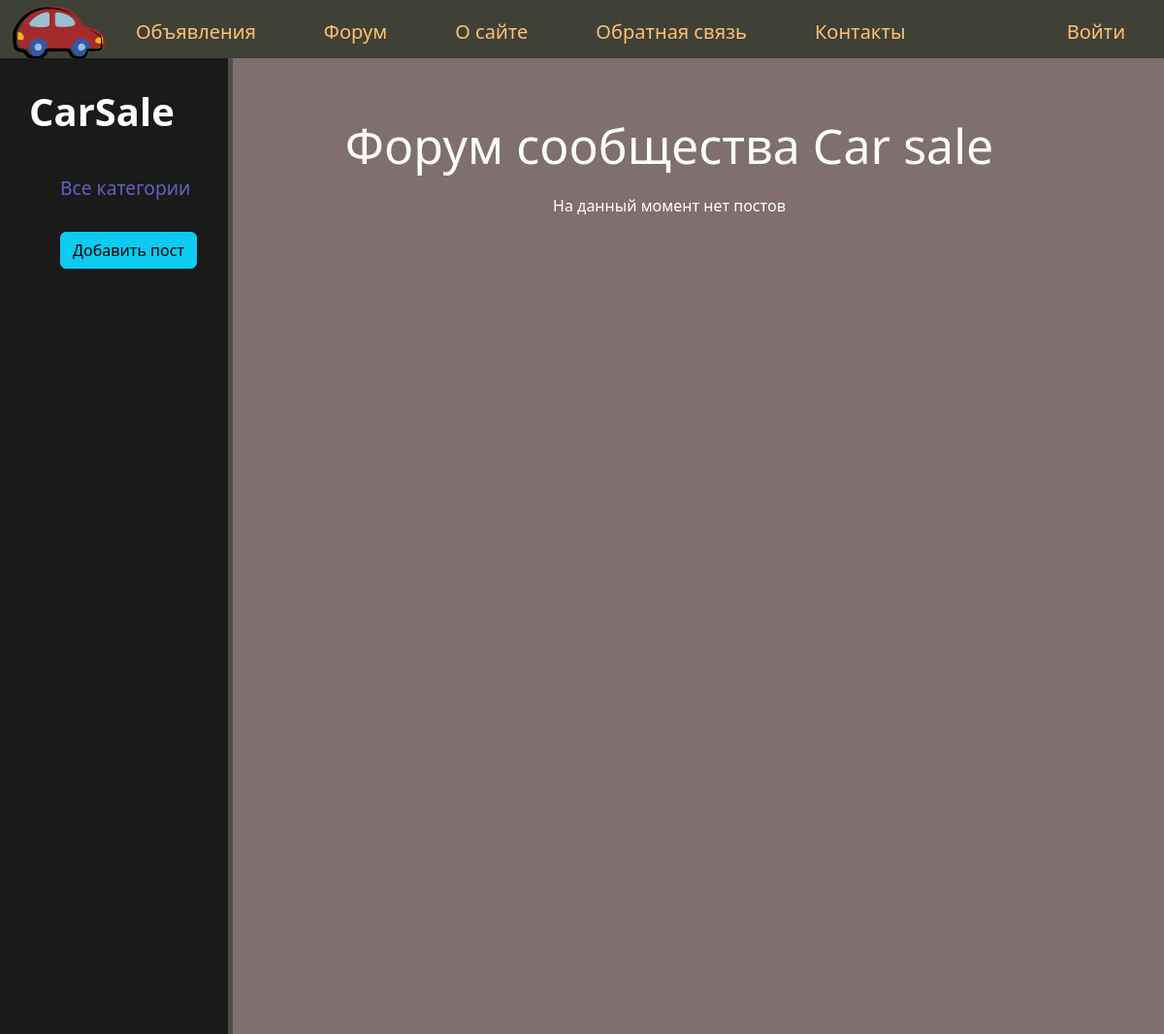
Before: /forum/ (upper part) with the older database file.
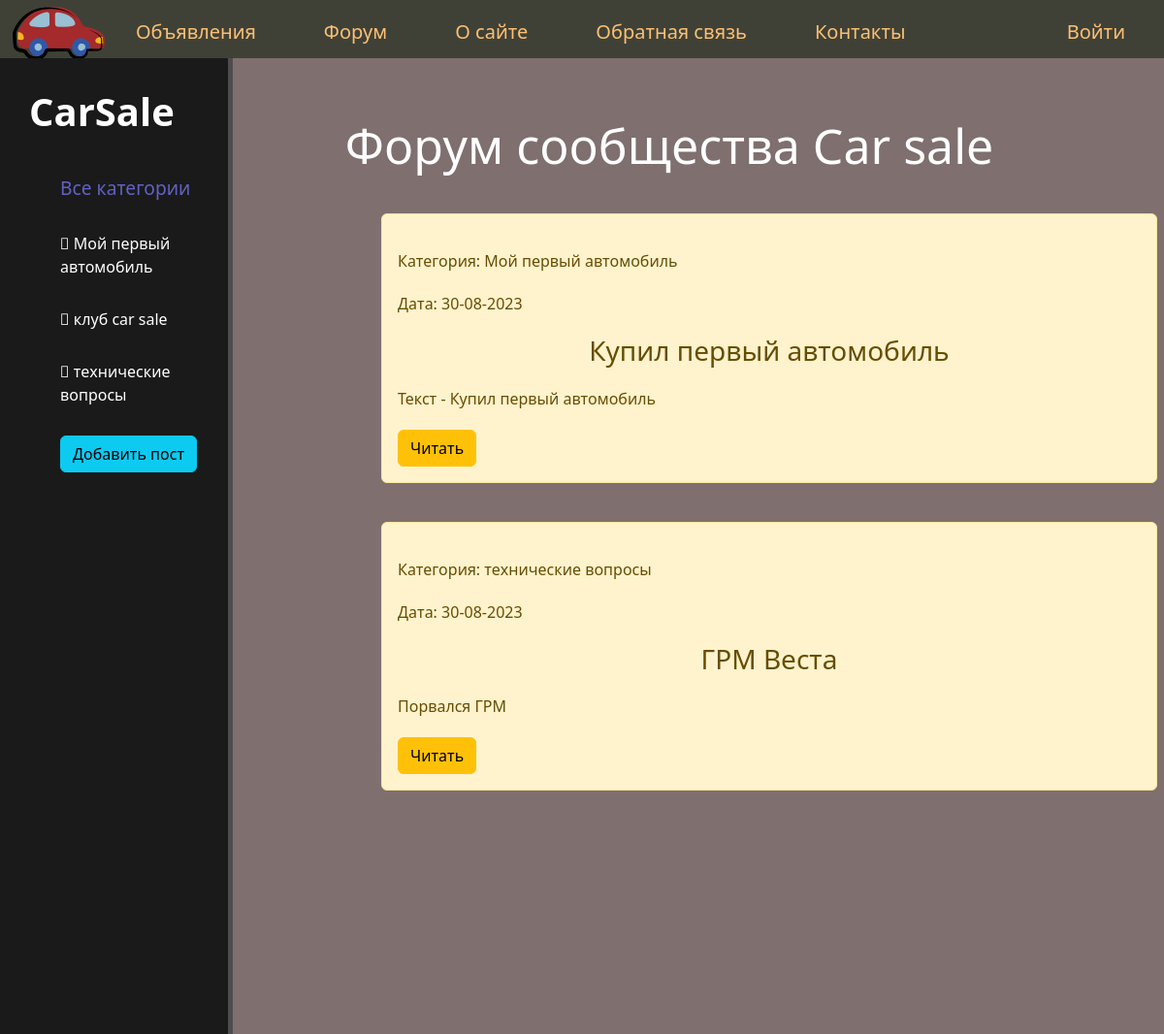
After: the same page with the newer database file.
### forum/models.py (models this page shows, shortened)
class Category_forum(models.Model):
    name = models.CharField(
        max_length=100, db_index=True, verbose_name='название темы'
    )
    slug = models.SlugField(
        max_length=255, unique=True, db_index=True, verbose_name="url"
        )
    def get_absolute_url(self):
        return reverse('forum:category', kwargs={'cat_slug': self.slug})
    def __str__(self):
        return self.name
    class Meta:
        verbose_name = 'Категория форума'
        verbose_name_plural = 'Категории форума'

class Forum(models.Model):
    title = models.CharField(max_length=255, verbose_name='название поста')
    slug = models.SlugField(
        max_length=255, unique=True, db_index=True, verbose_name="url"
        )
    text = models.TextField(max_length=2000, verbose_name='текс поста')
    photo = models.ImageField(
        upload_to="photos/%Y/%m/%d/", verbose_name='фото автомобиля',
        blank=True,
    )
    time_create = models.DateTimeField(auto_now_add=True, null=True)
    time_update = models.DateTimeField(auto_now=True, null=True)
    is_published = models.BooleanField(default=True)
    cat = models.ForeignKey('Category_forum', on_delete=models.PROTECT)
    class Meta:
        verbose_name = 'Форум'
        verbose_name_plural = 'Форум'

### forum/views.py (the view)
# urls.py: path('forum/', include('forum.urls', namespace='forum')),
def forum(request):
    posts = Forum.objects.all()
    context = {
        'title': 'Форум сообщества Car sale',
        'menu': menu,
        'posts': posts,
        'cat_selected': 0,
        'flag_post': 'post',
    }
    return render(request, 'forum/forum.html', context)

### car/templatetags/car_tags.py (called while the page is built)
@register.inclusion_tag('forum/show_category.html')
def show_categories(sort=None, cat_selected=0):
    if not sort:
        cats = Category_forum.objects.all()
    else:
        cats = Category_forum.objects.order_by(sort)
    return {'cats': cats, 'cat_selected': cat_selected}

@register.inclusion_tag('menu.html')
def menu(menu):
    return {'menu': menu}

### car/templates/forum/forum.html (shortened to what this page needs)
{% extends 'base.html' %}
{% block content %}
	<div class="features">
		<h1>{{ title }}</h1>
		{% if posts %}
			{% for post in posts %}
					<div class="alert alert-warning">
						<p class "first">Категория: {{ post.cat }}</p>
						<p class "last">Дата: {{ post.time_update|date:'d-m-Y' }}</p>
					<h3>{{ post.title }} </h3>
					<p> {{ post.text|linebreaks|truncatewords:50 }} </p>
					<a href="{% url 'forum:post_detail' post.slug %}" class="btn btn-warning">Читать</a>
					</div>
			{% endfor %}
		{% else %}
				На данный момент нет постов
		{% endif %}
	</div>
{% endblock %}

### car/templates/base.html (shortened to what this page needs)
{% load static %}
{% load car_tags %}
<!doctype html>
<html lang='ru'>
<head>
    <link rel='stylesheet' href="https://cdn.jsdelivr.net/npm/bootstrap@5.3.0/dist/css/bootstrap.min.css" rel="stylesheet">
    <link rel='stylesheet' href="{% static 'car/css/car.css' %}">
    <link rel='stylesheet' href="https://use.fontawesome.com/releases/v5.8.2/css/all.css">
</head>
<body>
    {% block mainmenu %}
		<div class="header">
			<ul id="mainmenu" class="mainmenu">
            <li class="logo"><a href="{% url 'car:home' %}"><div class="logo"></div></a></li>
            {% menu menu=menu %}
                    </ul>
        </div>
    {% endblock mainmenu %}
    <aside>
        <a href="{% url 'car:home' %}" class='logocar'>CarSale</a>
            <ul>
                {% if flag_post %}
                    {% if cat_selected == 0 %}
                        <a><li><span class="selected"> Все категории </span></li></a>
                    {% else %}
                        <a href="{% url 'forum:forum' %}"><li><i class="fa-solid fa-car-side"></i> Все категории </li></a>
                    {% endif %}
                    {% show_categories 'name' cat_selected %}
                    <a href="{% url 'car:add' %}"><li><button class="btn btn-info">Добавить пост</li></a>
                {% endif %}
            </ul>
    </aside>
    <main>
        {% block content %}
        {% endblock %}
    </main>
</body>
</html>

### car/templates/menu.html
{% for m in menu %}
    {% if not forloop.last %}
        <li><a href="{% url m.url_name %}">{{m.title}}</a></li>
    {% else %}
        <li class="last"><a href="{% url m.url_name %}">{{m.title}}</a></li>
    {% endif %}
{% endfor %}

### car/templates/forum/show_category.html
{% for cat in cats %}
	{% if cat.slug == cat_selected %}
		<a ><li><span class="selected"> {{ cat.name }} </span></li></a>
	{% else %}
		<a href="{{ cat.get_absolute_url }}"><li><i class="fa-solid fa-car-side"></i> {{ cat.name }} </li></a>
	{% endif %}
{% endfor %}

### car/static/car/css/car.css (style rules this page uses)
body { background: #7f6f6f; }
aside { float: left; background: #1a1a1a; width: 20%; padding: 2.5%; height: 1000svh; color: #fff; border-right: 5px solid #4d4d4d; }
aside { width: 800 px; float: left; }
aside .logocar { font-size: 40px; margin-left: 10 px; font-weight: bold; position: relative; top: -5px; }
.logo { background: url('../images/car.png') no-repeat 10px; width: 110px; height: 60px; }
aside a { color: #ffffff; text-decoration: none; }
aside ul a { list-style: none; text-decoration: none; }
aside ul li { color: #ffffff; display: block; margin-top: 30px; transition: transform .5s ease; }
.selected { color: #6161c3; font-size: 1.2rem; }
main .features { float: left; color: #fff; margin-top: 40px; text-align: center; width: 75%; }
main .features h1 { font-size: 50px; margin: 20px auto; text-align: center }
main .features h3 { margin: 20px auto; text-align: center }
main .features p { max-width: 4000px; margin: 20px auto; text-align: left }
.alert-warning { float: left; clear: both; width: 800px; margin: 20px 17%; text-align: left; }
.header { background: #3F4137; height: 60px; }
ul.mainmenu { list-style: none; margin: 0; padding: 0; height: 60px; color: #fdb673; font-size: 20px; overflow: hidden; }
ul.mainmenu li { float: left; margin: 18px 40px 0 30px; }
ul.mainmenu li.logo { margin: 0; }
ul.mainmenu li.last { float: right; }
ul.mainmenu li a { color: #fdc073; text-decoration: none; }

Changed rows visible on the page:
added Category_forum: name "Мой первый автомобиль"
added Category_forum: name "клуб car sale"
added Category_forum: name "технические вопросы"
added Forum: cat "Мой первый автомобиль", time_update "30-08-2023", title "Купил первый автомобиль", text "Текст - Купил первый автомобиль"
added Forum: cat "технические вопросы", time_update "30-08-2023", title "ГРМ Веста", text "Порвался ГРМ"
Other visible differences:
text no longer shown: "На данный момент нет постов"
